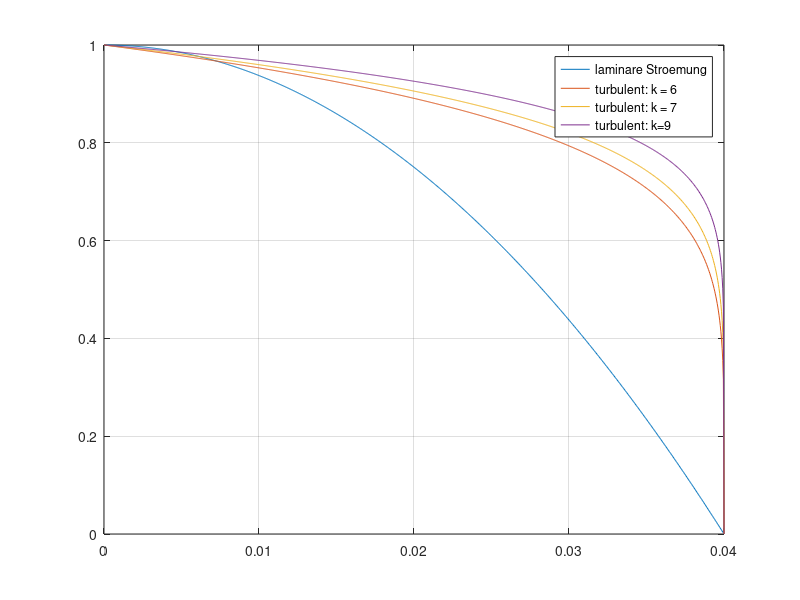

Reproduce this figure in MATLAB.
clear all;close all;clc;

R = 40e-3;
r = linspace(0,R,1000);

v_max = 1;
k = [6 7 9];

v_lam = v_max * (1-r.^2./R^2);


v_turb = [];
for elem = k
    v_turb = [v_turb; v_max * (1 - r ./ R) .^ (1/elem)];
end;


plot(r,v_lam,r,v_turb(1,:),r,v_turb(2,:),r,v_turb(3,:));grid on;
legend('laminare Stroemung','turbulent: k = 6', 'turbulent: k = 7', 'turbulent: k=9');
